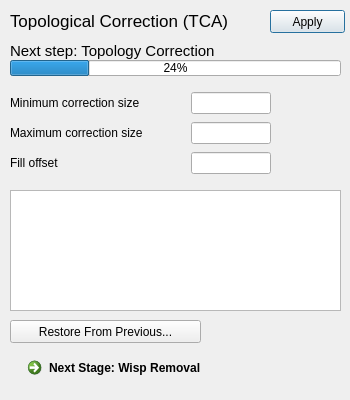
<?xml version="1.0" encoding="UTF-8"?>
<ui version="4.0">
 <class>TopologicalCorrectionDialog</class>
 <widget class="QDialog" name="TopologicalCorrectionDialog">
  <property name="geometry">
   <rect>
    <x>0</x>
    <y>0</y>
    <width>350</width>
    <height>400</height>
   </rect>
  </property>
  <property name="windowTitle">
   <string>Topological Correction</string>
  </property>
  <widget class="QCommandLinkButton" name="nextTool">
   <property name="geometry">
    <rect>
     <x>20</x>
     <y>350</y>
     <width>321</width>
     <height>40</height>
    </rect>
   </property>
   <property name="text">
    <string>Next Stage: Wisp Removal</string>
   </property>
  </widget>
  <widget class="QLabel" name="label_5">
   <property name="geometry">
    <rect>
     <x>10</x>
     <y>10</y>
     <width>261</width>
     <height>21</height>
    </rect>
   </property>
   <property name="font">
    <font>
     <pointsize>13</pointsize>
    </font>
   </property>
   <property name="text">
    <string>Topological Correction (TCA)</string>
   </property>
  </widget>
  <widget class="QProgressBar" name="progressBar">
   <property name="geometry">
    <rect>
     <x>10</x>
     <y>60</y>
     <width>331</width>
     <height>16</height>
    </rect>
   </property>
   <property name="value">
    <number>24</number>
   </property>
  </widget>
  <widget class="QLabel" name="stepNameText">
   <property name="geometry">
    <rect>
     <x>10</x>
     <y>40</y>
     <width>331</width>
     <height>21</height>
    </rect>
   </property>
   <property name="font">
    <font>
     <pointsize>11</pointsize>
    </font>
   </property>
   <property name="text">
    <string>Next step: Topology Correction</string>
   </property>
  </widget>
  <widget class="QPushButton" name="applyButton">
   <property name="geometry">
    <rect>
     <x>270</x>
     <y>10</y>
     <width>75</width>
     <height>23</height>
    </rect>
   </property>
   <property name="text">
    <string>Apply</string>
   </property>
   <property name="default">
    <bool>true</bool>
   </property>
  </widget>
  <widget class="QTextEdit" name="statusBoxTextEdit">
   <property name="geometry">
    <rect>
     <x>10</x>
     <y>190</y>
     <width>331</width>
     <height>121</height>
    </rect>
   </property>
   <property name="readOnly">
    <bool>true</bool>
   </property>
  </widget>
  <widget class="QPushButton" name="restoreFromPreviousSessionButton">
   <property name="geometry">
    <rect>
     <x>10</x>
     <y>320</y>
     <width>191</width>
     <height>23</height>
    </rect>
   </property>
   <property name="text">
    <string>Restore From Previous...</string>
   </property>
  </widget>
  <widget class="QWidget" name="layoutWidget">
   <property name="geometry">
    <rect>
     <x>10</x>
     <y>90</y>
     <width>261</width>
     <height>88</height>
    </rect>
   </property>
   <layout class="QGridLayout" name="gridLayout">
    <item row="0" column="0">
     <widget class="QLabel" name="label">
      <property name="text">
       <string>Minimum correction size</string>
      </property>
     </widget>
    </item>
    <item row="0" column="1">
     <widget class="QLineEdit" name="minimumCorrectionEditBox">
      <property name="maximumSize">
       <size>
        <width>80</width>
        <height>16777215</height>
       </size>
      </property>
      <property name="toolTip">
       <string/>
      </property>
     </widget>
    </item>
    <item row="1" column="0">
     <widget class="QLabel" name="label_2">
      <property name="text">
       <string>Maximum correction size</string>
      </property>
     </widget>
    </item>
    <item row="1" column="1">
     <widget class="QLineEdit" name="maximumCorrectionEditBox">
      <property name="maximumSize">
       <size>
        <width>80</width>
        <height>16777215</height>
       </size>
      </property>
      <property name="toolTip">
       <string/>
      </property>
     </widget>
    </item>
    <item row="2" column="0">
     <widget class="QLabel" name="label_3">
      <property name="text">
       <string>Fill offset</string>
      </property>
     </widget>
    </item>
    <item row="2" column="1">
     <widget class="QLineEdit" name="fillOffsetEditBox">
      <property name="maximumSize">
       <size>
        <width>80</width>
        <height>16777215</height>
       </size>
      </property>
      <property name="toolTip">
       <string/>
      </property>
     </widget>
    </item>
   </layout>
  </widget>
 </widget>
 <resources/>
 <connections/>
</ui>
